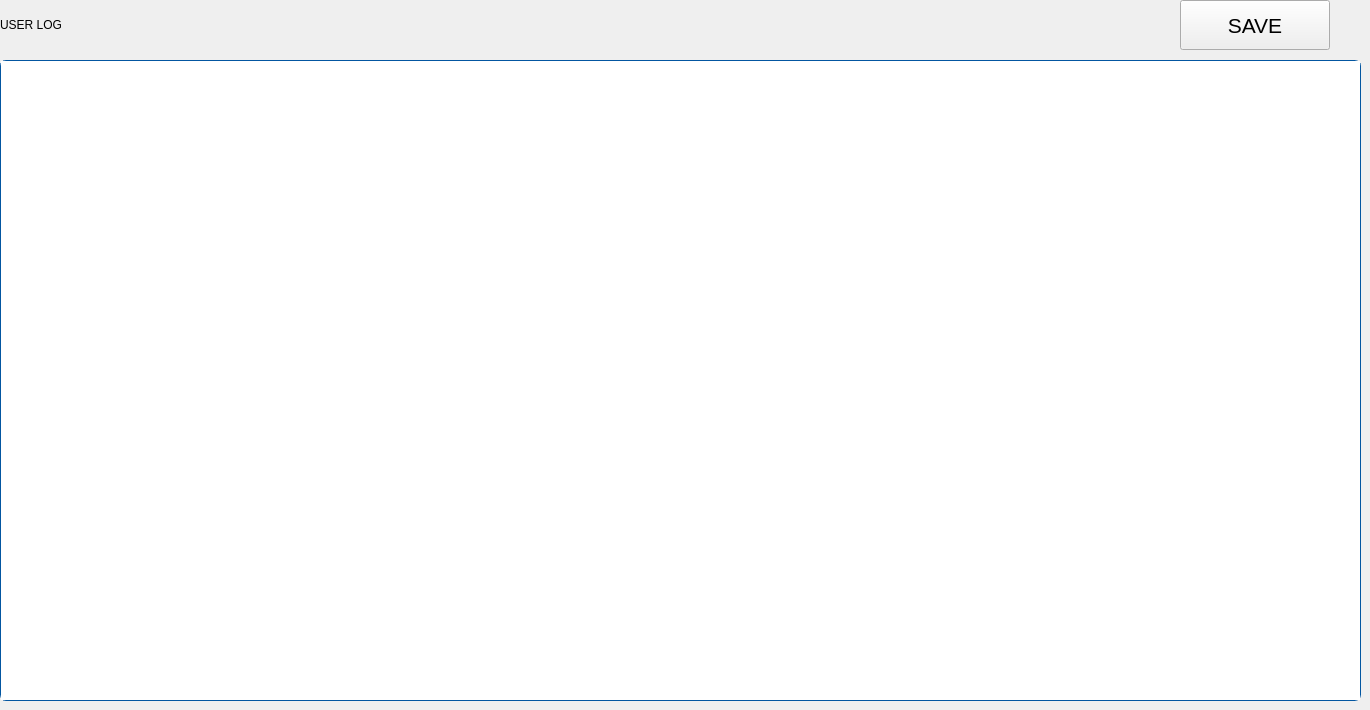
     <widget class="QWidget" name="log_page">
      <widget class="QPushButton" name="logsave_button">
       <property name="geometry">
        <rect>
         <x>1180</x>
         <y>0</y>
         <width>150</width>
         <height>50</height>
        </rect>
       </property>
       <property name="font">
        <font>
         <family>Arial</family>
         <pointsize>16</pointsize>
        </font>
       </property>
       <property name="styleSheet">
        <string notr="true">            QPushButton{border-width: 2px; border-radius: 10px; background-color: rgb(3, 86, 161); color: rgb(255,255,255);}
            QPushButton:pressed{border-width: 2px; border-radius: 10px; background-color: rgb(180 , 180, 180); color: rgb(0,0,0); }
font: 14pt &quot;Arial&quot;;

</string>
       </property>
       <property name="text">
        <string>SAVE</string>
       </property>
      </widget>
      <widget class="QListWidget" name="log_listview">
       <property name="geometry">
        <rect>
         <x>0</x>
         <y>60</y>
         <width>1361</width>
         <height>641</height>
        </rect>
       </property>
       <property name="font">
        <font>
         <family>Arial</family>
         <pointsize>16</pointsize>
         <italic>false</italic>
         <bold>false</bold>
        </font>
       </property>
       <property name="styleSheet">
        <string notr="true">font: 16pt &quot;Arial&quot;;
border:1px solid rgb(3, 86, 161);
border-radius: 6px;
</string>
       </property>
      </widget>
      <widget class="QLabel" name="label_6">
       <property name="geometry">
        <rect>
         <x>0</x>
         <y>0</y>
         <width>150</width>
         <height>50</height>
        </rect>
       </property>
       <property name="styleSheet">
        <string notr="true">font: 16pt &quot;Arial&quot;;</string>
       </property>
       <property name="text">
        <string>USER LOG</string>
       </property>
      </widget>
      <zorder>log_listview</zorder>
      <zorder>logsave_button</zorder>
      <zorder>label_6</zorder>
     </widget>
